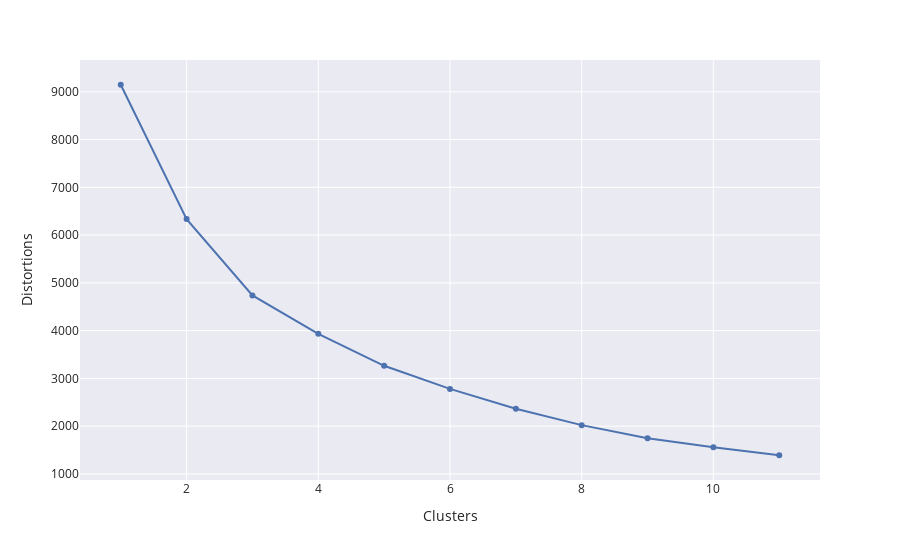

The cell this chart's notebook holds for it:
### Code cell
# elbow method to identify the right amount of clusters for K-Means
clustering.kmeans_elbow_plot(scaled_selected_data, (1, 12))

### Figure 1 — Plotly figure (JSON) as saved in the notebook; plotly's stock layout.template omitted (floating-point values rounded to 4 significant figures)
{"data": [{"hovertemplate": "Clusters=%{x}<br>Distortions=%{y}<extra></extra>", "legendgroup": "", "line": {"color": "rgb(76,114,176)", "dash": "solid"}, "marker": {"symbol": "circle"}, "mode": "lines+markers", "name": "", "orientation": "v", "showlegend": false, "type": "scatter", "x": [1, 2, 3, 4, 5, 6, 7, 8, 9, 10, 11], "xaxis": "x", "y": [9147, 6336.0, 4736.0, 3934.0, 3264.0, 2780.0, 2366.0, 2022.0, 1749.0, 1562.0, 1392.0], "yaxis": "y"}], "layout": {"legend": {"tracegroupgap": 0}, "margin": {"t": 60}, "xaxis": {"anchor": "y", "domain": [0, 1], "title": {"text": "Clusters"}}, "yaxis": {"anchor": "x", "domain": [0, 1], "title": {"text": "Distortions"}}}}
